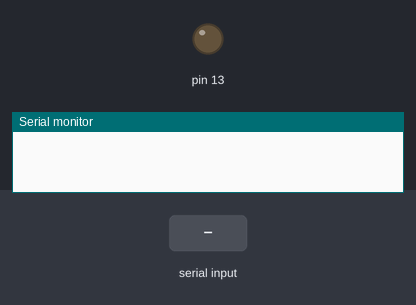
A sketch run on a simulated Arduino Uno, built with avr-gcc and run on an emulated ATmega328P. Parts: output pins drawn as LEDs (lit = HIGH), the last lines printed to the serial monitor. The inputs (shaded band) are chosen by the test bench.

Above: at 1.2 s.
1.3 s: "a" received over Serial
At 2.6 s:
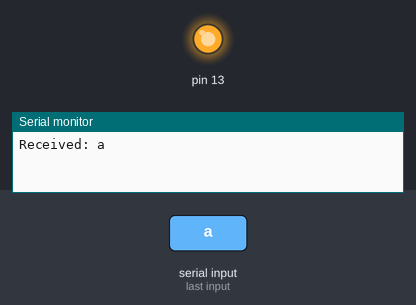
2.9 s: "1" received over Serial
At 4.1 s:
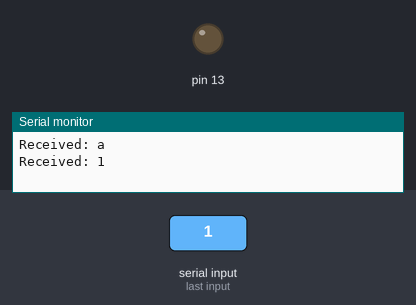
Timing chart, 0 to 5.9 s (numbered marks = the images above; inputs shaded):
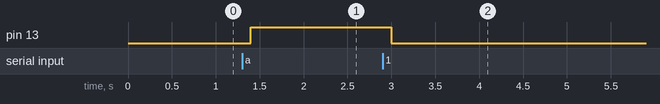

Measured:
- after the input at 1.3 s, pin 13: LOW → HIGH after 0.10 s
- after the input at 2.9 s, pin 13: HIGH → LOW after 0.10 s

The sketch:

BlueToothTest.ino
```cpp
void setup()
{
    Serial.begin(9600);
    pinMode(13, OUTPUT);
}

void loop()
{
  /*
    digitalWrite(13,HIGH);
    delay(1000);
    digitalWrite(13,LOW);
    delay(1000);
    */ //LED Test

    if (Serial.available() > 0) {
        char ch = Serial.read();
        Serial.print("Received: ");
        Serial.println(ch);
        if (ch == 'a') {
            digitalWrite(13, HIGH);
        }
        else {
            digitalWrite(13, LOW);
        }
    }
    delay(100);
}
```
